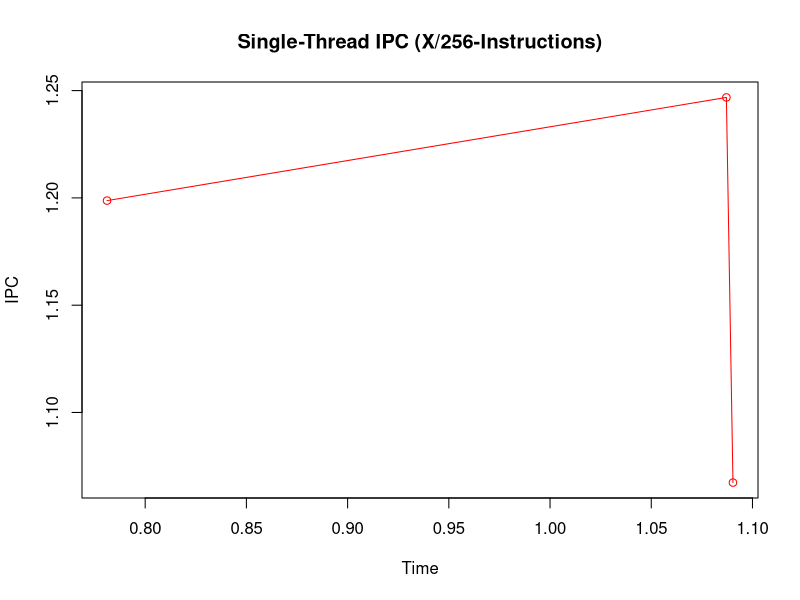
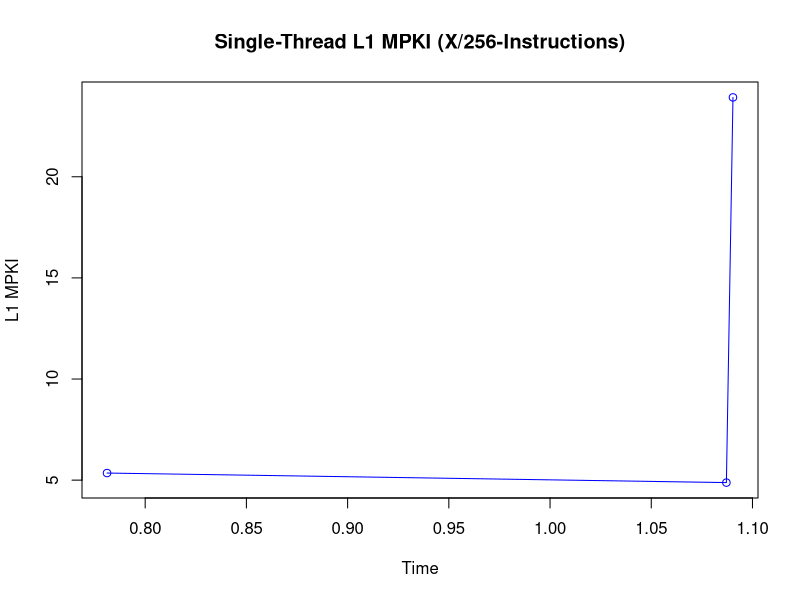
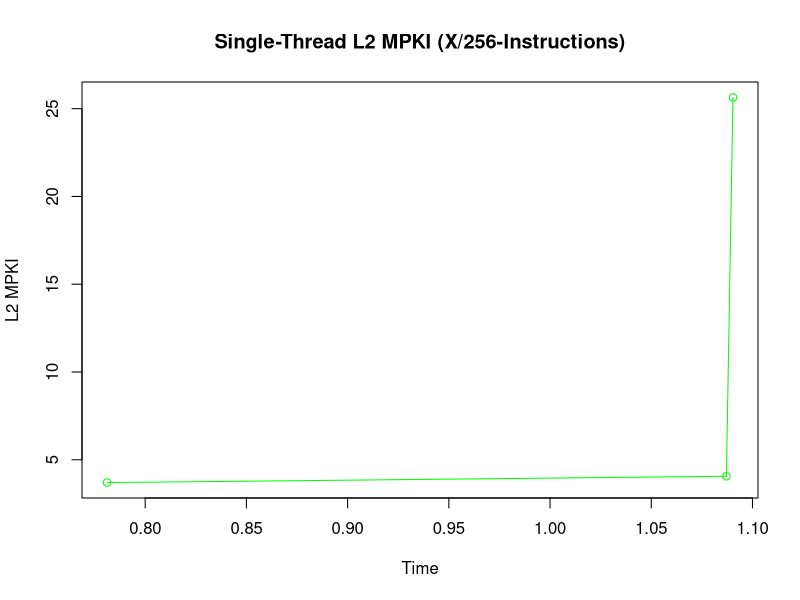
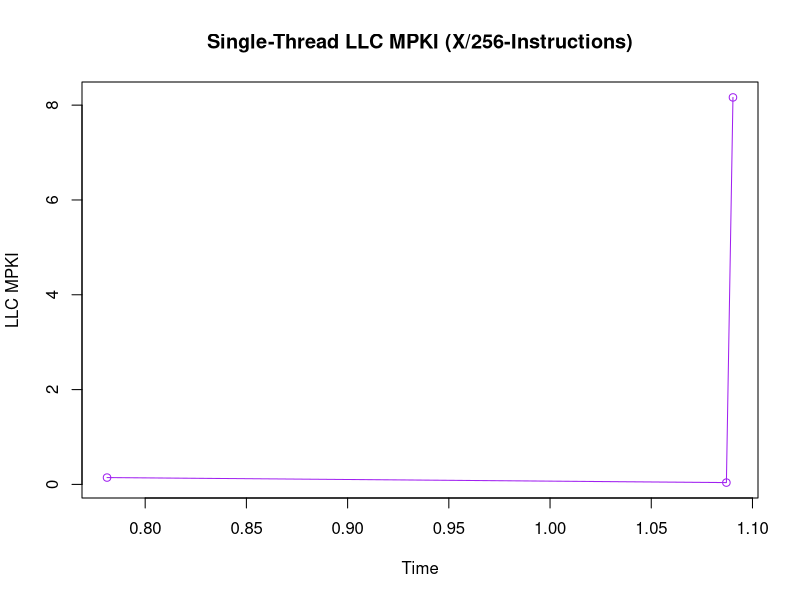
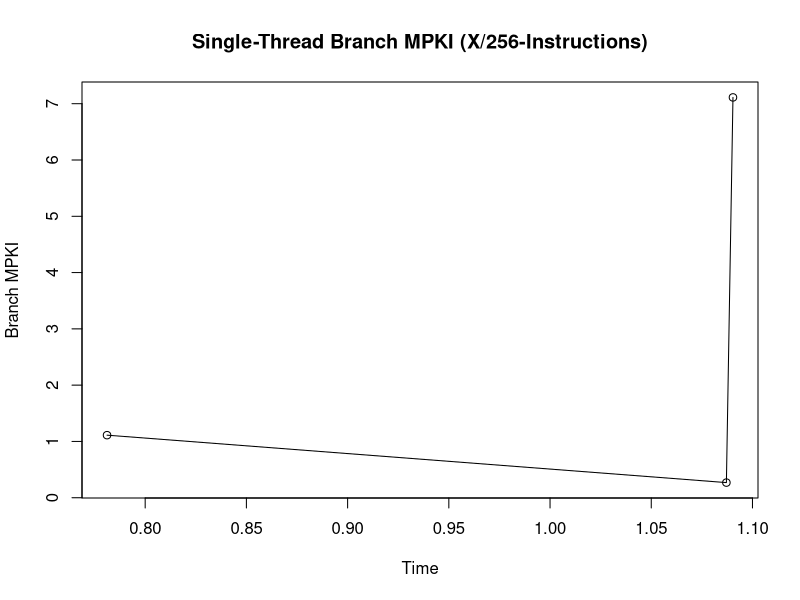

Generate these figures, in order, with R:
#-----------------------------------------------------------------------------------------------------------------
# Single Thread (X/256)
#-----------------------------------------------------------------------------------------------------------------

data <- read.csv("single_thread_saliency_run_D256.csv")

data$Timestamp <- as.character(data$Timestamp)
data$Timestamp[which(data$Timestamp=="<not counted>")] <- "0"
data$Timestamp <- as.numeric(data$Timestamp)

data$instructions <- as.character(data$instructions)
data$instructions[which(data$instructions=="<not counted>")] <- "0"
data$instructions <- as.numeric(data$instructions)

data$cpu.cycles <- as.character(data$cpu.cycles)
data$cpu.cycles[which(data$cpu.cycles=="<not counted>")] <- "0"
data$cpu.cycles <- as.numeric(data$cpu.cycles)

data$L1.dcache.load.misses <- as.character(data$L1.dcache.load.misses)
data$L1.dcache.load.misses[which(data$L1.dcache.load.misses=="<not counted>")] <- "0"
data$L1.dcache.load.misses <- as.numeric(data$L1.dcache.load.misses)

data$l2_rqsts.miss <- as.character(data$l2_rqsts.miss)
data$l2_rqsts.miss[which(data$l2_rqsts.miss=="<not counted>")] <- "0"
data$l2_rqsts.miss <- as.numeric(data$l2_rqsts.miss)

data$LLC.load.misses <- as.character(data$LLC.load.misses)
data$LLC.load.misses[which(data$LLC.load.misses=="<not counted>")] <- "0"
data$LLC.load.misses <- as.numeric(data$LLC.load.misses)

data$branch.misses <- as.character(data$branch.misses)
data$branch.misses[which(data$branch.misses=="<not counted>")] <- "0"
data$branch.misses <- as.numeric(data$branch.misses)

#-----------------------------------------------------------------------------------------------------------------
# Single Thread IPC Plott (X/256)
#-----------------------------------------------------------------------------------------------------------------

IPC = data$instructions/data$cpu.cycles
plot(IPC ~ data$Timestamp, type="o", col="red", main="Single-Thread IPC (X/256-Instructions)", xlab="Time", ylab="IPC")
#par(new = TRUE) #Plots the next graph on the same graph

#-----------------------------------------------------------------------------------------------------------------
# Single Thread L1 MPKI Plot (X/256)
#-----------------------------------------------------------------------------------------------------------------

L2MPKI = (data$L1.dcache.load.misses)/(data$instructions/1000)
plot(L2MPKI ~ data$Timestamp, type="o", col="blue", main="Single-Thread L1 MPKI (X/256-Instructions)", xlab="Time", ylab="L1 MPKI")

#-----------------------------------------------------------------------------------------------------------------
# Single Thread L2 MPKI Plot (X/256)
#-----------------------------------------------------------------------------------------------------------------

L2MPKI = (data$l2_rqsts.miss)/(data$instructions/1000)
plot(L2MPKI ~ data$Timestamp, type="o", col="green", main="Single-Thread L2 MPKI (X/256-Instructions)", xlab="Time", ylab="L2 MPKI")

#-----------------------------------------------------------------------------------------------------------------
# Single Thread LLC MPKI Plot (X/256)
#-----------------------------------------------------------------------------------------------------------------

LLCMPKI = (data$LLC.load.misses)/(data$instructions/1000)
plot(LLCMPKI ~ data$Timestamp, type="o", col="purple", main="Single-Thread LLC MPKI (X/256-Instructions)", xlab="Time", ylab="LLC MPKI")

#-----------------------------------------------------------------------------------------------------------------
# Single Thread Branch MPKI Plot (X/256)
#-----------------------------------------------------------------------------------------------------------------

BranchMPKI= (data$branch.misses)/(data$instructions/1000)
plot(BranchMPKI ~ data$Timestamp, type="o", col="black", main="Single-Thread Branch MPKI (X/256-Instructions)", xlab="Time", ylab="Branch MPKI")

